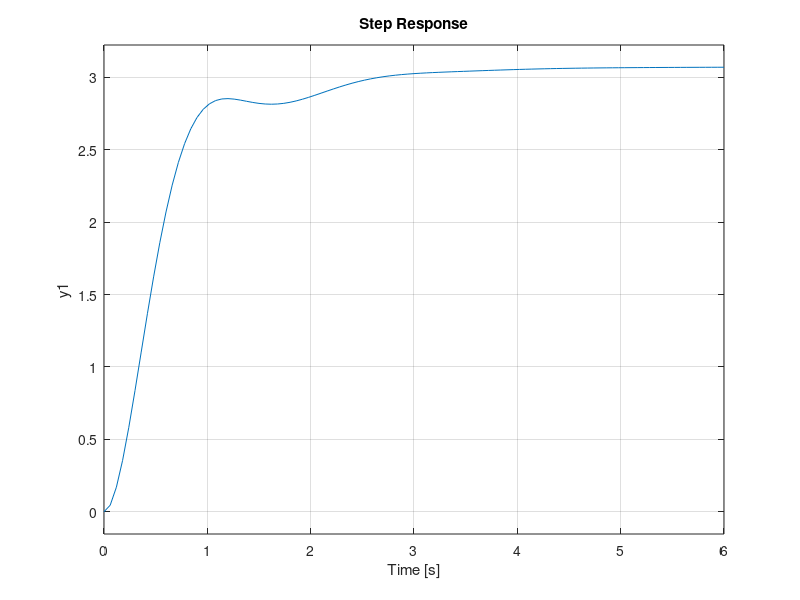

The MATLAB script that drew this image:
%% Highwire artist - Routh-Hurwitz Control Design
% Highwire artist balancing with a pole, linearized around the upright 
% position. The input is the torque on the pole and the output is the tilt 
% angle of the artist.

clear all
close all

s = tf('s');
J = 10.4;
l = 1.5;
L = 2;
m = 5;
M = 75;
g = 9.81;

a = 6/(6*m*l^2+2*M*L^2);
b = 3*g*(2*m*l+M*L)/(6*m*l^2+2*M*L^2);
G = a/(s^2 - b);
%% P controller
% With C(s) = K: P(s) = s^2 + aK - b. The coefficient of s is zero, so no K 
% makes the closed loop asymptotically stable.
%% Lead compensator
% $$C(s) = K\frac{s+2}{s+5}$$
% 
% The characteristic equation is (s + 5)(s^2 - b) + aK(s + 2) = 0, i.e.,
% 
% $$P(s) = s^3 + 5s^2 + (aK - b)s + (2aK - 5b)$$
% 
% Routh table:
% 
%   s^3 | 1                                   aK - b
%   s^2 | 5                                   2aK - 5b
%   s^1 | c11 = (5(aK - b) - (2aK - 5b))/5 = 3aK/5
%   s^0 | c21 = 2aK - 5b
% 
% We need K > 0 and 2aK - 5b > 0, i.e.,

Kmin = 5*b/(2*a)
%% 
% Let's check just below and above Kmin:

pole(minreal(2000*(s+2)/(s+5)*G/(1+2000*(s+2)/(s+5)*G)))   % unstable
pole(minreal(2100*(s+2)/(s+5)*G/(1+2100*(s+2)/(s+5)*G)))   % stable
%% 
% We choose K = 3000:

K = 3000;
C = K*(s+2)/(s+5);
pole(minreal(C*G/(1+C*G)))
step(minreal(C*G/(1+C*G)));
%% 
% To try this controller in HA_Realtime_Demo, type this in its C(s) box
% 
%   3000*(s+2)/(s+5)

[numC, denC] = tfdata(C, 'v')
